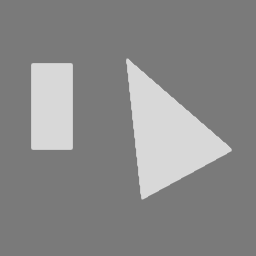
#> input picture uebung5/corner-test.tif, 256 x 256 px
$ jupyter execute 'notebook5 (2).ipynb'
#> lines starting #> are read from the running program, lines starting #| are printed output that depends on the picture; after the words box and inside, x2 and y2 are one past the last pixel; in counts of white or black regions, pixels touching at a corner belong together
# Aufgabe 5 - Hough-Transformation

**Aufgabe 1:** Lesen Sie die Kapitel 7, 8 und 9 aus dem Buch "Digitale Bildverarbeitung".

## Aufgabe 2: Implementierung der linearen Hough-Transformation

Die Hough-Transformation nutzt die **Hesse'sche Normalform (HNF)**:

$$d = x \cdot \cos(\theta) + y \cdot \sin(\theta)$$

Dabei gilt:
- $(x, y)$: Bildkoordinaten relativ zum Bildmittelpunkt
- $\theta \in [0, \pi)$: Winkel der Geraden-Normalen
- $d \in [-d_{max}, +d_{max}]$: senkrechter Abstand der Geraden vom Ursprung

Jeder Kantenpunkt erzeugt eine Sinuskurve im $(\theta, d)$-Parameterraum. Schnittpunkte dieser Kurven entsprechen gemeinsamen Geraden.

[cell 1]
from skimage import io, filters, feature
import matplotlib.pyplot as plt
import numpy as np

[cell 2]
def linearHT(im_edge, angle_steps, radius_steps):
    """
    Hough-Transformation fuer Geraden (HNF).

    Parameter:
        im_edge      -- Binaerbild (bool), Kantenbild
        angle_steps  -- Anzahl Winkelschritte im Akkumulator (int)
        radius_steps -- Anzahl Radiusschritte im Akkumulator (int)

    Rueckgabe:
        hough_array  -- Akkumulatorbild (int), Shape: (angle_steps, radius_steps)
    """
    height, width = im_edge.shape

    # Bildmittelpunkt als Ursprung (analog zur Java-Vorlage)
    x_ctr = width // 2
    y_ctr = height // 2

    n_ang = angle_steps
    n_rad = radius_steps

    d_ang = np.pi / n_ang                          # Winkelschrittweite
    r_max = np.sqrt(x_ctr**2 + y_ctr**2)           # max. moeglicher Radius
    d_rad = (2 * r_max) / n_rad                    # Radiusschrittweite

    hough_array = np.zeros((n_ang, n_rad), dtype=int)

    # Vorberechnung der cos/sin-Werte fuer alle Winkelschritte
    thetas = np.arange(n_ang) * d_ang
    cos_t = np.cos(thetas)
    sin_t = np.sin(thetas)

    # Alle Kantenpixel ermitteln
    ys, xs = np.where(im_edge)

    # Koordinaten relativ zum Bildmittelpunkt
    x_rel = xs - x_ctr
    y_rel = ys - y_ctr

    # Fuer jeden Kantenpunkt alle Winkel durchlaufen (vektorisiert)
    for a in range(n_ang):
        # d = x*cos(theta) + y*sin(theta), diskretisiert
        r = np.round(
            (x_rel * cos_t[a] + y_rel * sin_t[a]) / d_rad
        ).astype(int) + n_rad // 2

        # Nur gueltige Indizes beruecksichtigen
        valid = (r >= 0) & (r < n_rad)
        np.add.at(hough_array[a], r[valid], 1)

    return hough_array

[cell 3]
# Testbild laden und Kantendetektion mit Canny
#img_raw = io.imread("noisy-lines.tif")
img_raw = io.imread("corner-test.tif", as_gray=True)
#> img_raw is the input picture: shape (256, 256); min 122, max 216, mean 137.2

# Graustufen falls noetig
if img_raw.ndim == 3:
    gray = np.mean(img_raw[:, :, :3], axis=2)
else:
    gray = img_raw.astype(float)

# Canny-Kantendetektion liefert ein bool-Binaerbild
edges = feature.canny(gray / gray.max(), sigma=1.5)
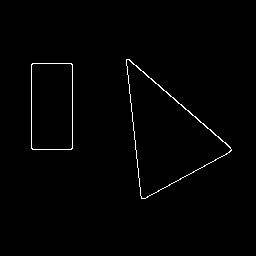
#> edges: shape (256, 256) bool; 1% white in thin lines or dots, all inside (x1, y1, x2, y2) = (31, 59, 232, 199)

plt.figure(figsize=(12, 5))
plt.subplot(1, 2, 1)
plt.title("Originalbild")
plt.imshow(gray, cmap='gray')
plt.axis('off')

plt.subplot(1, 2, 2)
plt.title("Kantenbild (Canny)")
plt.imshow(edges, cmap='gray')
plt.axis('off')

plt.tight_layout()
plt.show()
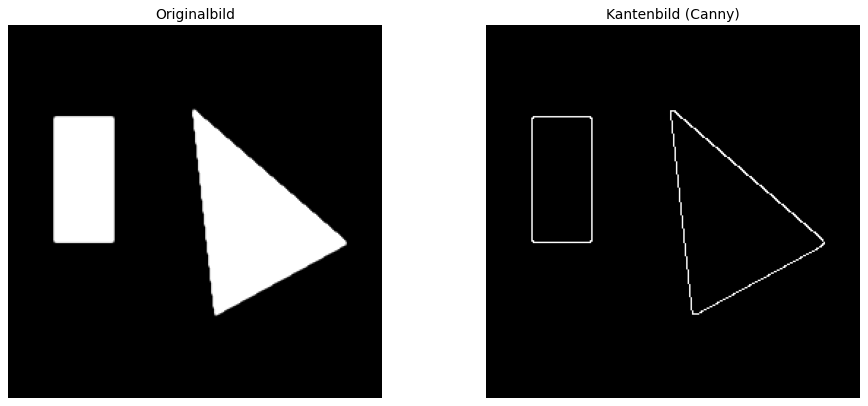
#> figure drawn by matplotlib, 2 panels
print(f"Kantenpixel: {edges.sum()}")
#| Kantenpixel: 675

[cell 4]
# Hough-Transformation berechnen
H = linearHT(edges, angle_steps=180, radius_steps=200)
#> in linearHT, `ys, xs = np.where(im_edge)`: ys = 675 values from 59 to 198; xs = 675 values, max 231 at index 525, min 31 at index 56, mean 122.9
#> in linearHT, `x_rel = xs - x_ctr`: x_rel = 675 values, max 103 at index 525, min -97 at index 56, mean -5.15
#> in linearHT, `y_rel = ys - y_ctr`: y_rel = 675 values from -69 to 70
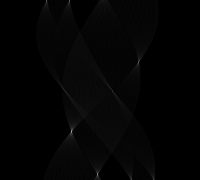
#> H: shape (180, 200) int64; min 0, max 179, mean 3.4

plt.figure(figsize=(8, 6))
plt.title("Hough-Akkumulator (theta vs. d)")
plt.imshow(H.T, cmap='hot', aspect='auto',
           extent=[0, 180, -1, 1],   # nur zur visuellen Skalierung
           origin='lower')
plt.xlabel("Winkel θ [Schritte]")
plt.ylabel("Radius d [Schritte]")
plt.colorbar(label="Anzahl Stimmen")
plt.tight_layout()
plt.show()
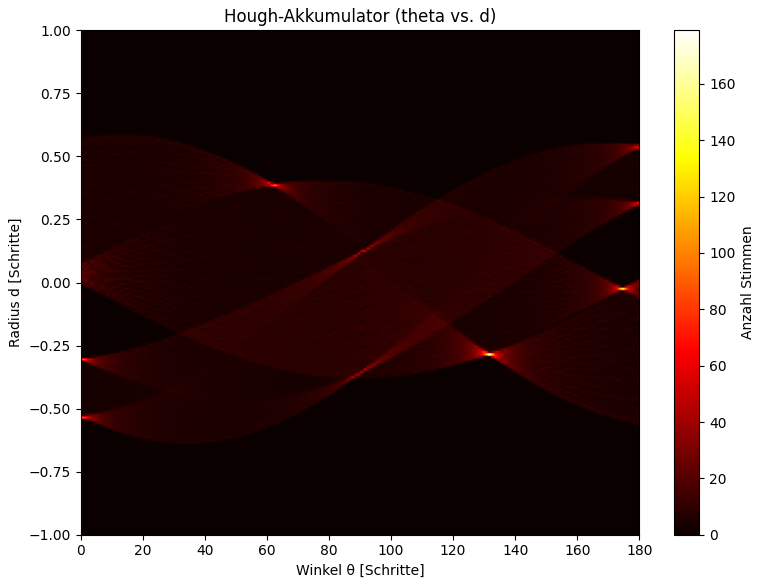
#> figure drawn by matplotlib, 2 panels

print(f"Maximaler Akkumulatorwert: {H.max()}")
#| Maximaler Akkumulatorwert: 179

## Aufgabe 3: Schwellwertoperation

Um dominante Geraden zu extrahieren, wird ein Schwellwert auf den Hough-Akkumulator angewendet. Sinnvolle Schwellwerte liegen bei **50–80 % des Maximums**, da:
- Kurze oder schwach ausgeprägte Kanten wenige Stimmen erhalten
- Lange durchgängige Geraden viele Stimmen akkumulieren
- Ein zu niedriger Schwellwert führt zu vielen Falsch-Positiven

[cell 5]
def threshold_hough(hough_array, threshold_ratio=0.5):
    """
    Schwellwertoperation auf dem Hough-Akkumulator.
    threshold_ratio: Anteil des Maximalwerts (z.B. 0.5 = 50%)
    Gibt ein bool-Array zurueck.
    """
    threshold = hough_array.max() * threshold_ratio
    return hough_array >= threshold


# Verschiedene Schwellwerte vergleichen
fig, axes = plt.subplots(1, 3, figsize=(15, 5))

for ax, ratio in zip(axes, [0.3, 0.5, 0.7]):
    mask = threshold_hough(H, ratio)
    ax.imshow(mask.T, cmap='gray', aspect='auto', origin='lower')
    ax.set_title(f"Schwellwert: {int(ratio*100)}% des Max ({int(H.max()*ratio)})")
    ax.set_xlabel("Winkel θ [Schritte]")
    ax.set_ylabel("Radius d [Schritte]")
    detected = mask.sum()
    ax.set_xlabel(f"θ-Schritte  |  {detected} Punkte ueber Schwellwert")
#> this loop made 3 passes
#> (threshold in threshold_hough, detected) on passes 1 to 3: (53.7, 24), (89.5, 7), (125.3, 2)
#> pass 1, `mask = threshold_hough(H, ratio)`:
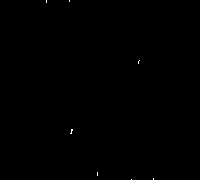
#> mask: shape (180, 200) bool; 0.07% white in thin lines or dots, all inside (x1, y1, x2, y2) = (46, 0, 154, 180)

plt.tight_layout()
plt.show()
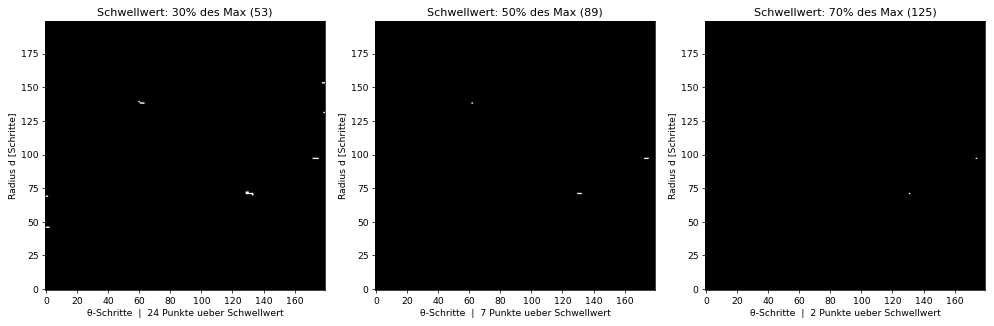
#> figure drawn by matplotlib, 3 panels

[cell 6]
# Detektierte Geraden ins Originalbild einzeichnen
def draw_lines(image, hough_array, threshold_ratio, angle_steps, radius_steps):
    """
    Zeichnet detektierte Hough-Geraden in ein RGB-Bild ein.
    """
#> called with threshold_ratio = 0.6, angle_steps = 180, radius_steps = 200
    height, width = image.shape
#> height = 256; width = 256
    x_ctr, y_ctr = width // 2, height // 2
#> x_ctr = 128; y_ctr = 128
    r_max = np.sqrt(x_ctr**2 + y_ctr**2)
#> r_max = 181
    d_ang = np.pi / angle_steps
    d_rad = (2 * r_max) / radius_steps
#> d_rad = 1.81

    # RGB-Ausgabebild
    out = np.stack([image / image.max()] * 3, axis=-1)
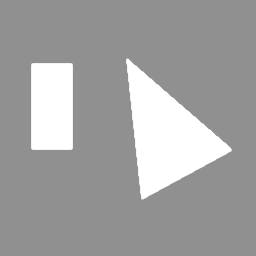
#> out: shape (256, 256, 3) float64; min 0.565, max 1, mean 0.635

    threshold = hough_array.max() * threshold_ratio
#> threshold = 107.4
    peaks = np.argwhere(hough_array >= threshold)
#> peaks = [[130, 71], [131, 71], [132, 71], [173, 97], [174, 97]]

    for (a_idx, r_idx) in peaks:
        theta = a_idx * d_ang
        d = (r_idx - radius_steps // 2) * d_rad
        cos_t, sin_t = np.cos(theta), np.sin(theta)

        # Gerade durch alle Spalten zeichnen (bei fast-senkrechten Geraden: durch Zeilen)
        if abs(sin_t) > 0.01:
            for u in range(width):
                x = u - x_ctr
                y_float = (d - x * cos_t) / sin_t
                v = int(round(y_float + y_ctr))
                if 0 <= v < height:
                    out[v, u] = [1.0, 0.0, 0.0]   # rot
        else:
            for v in range(height):
                y = v - y_ctr
                x_float = (d - y * sin_t) / cos_t
                u = int(round(x_float + x_ctr))
                if 0 <= u < width:
                    out[v, u] = [1.0, 0.0, 0.0]   # rot
#> this loop made 5 passes
#> (a_idx, r_idx, theta, d, cos_t, sin_t) on passes 1 to 5: (130, 71, 2.27, -52.5, -0.643, 0.766), (131, 71, 2.29, -52.5, -0.656, 0.755), (132, 71, 2.3, -52.5, -0.669, 0.743), (173, 97, 3.02, -5.43, -0.993, 0.122), (174, 97, 3.04, -5.43, -0.995, 0.105)
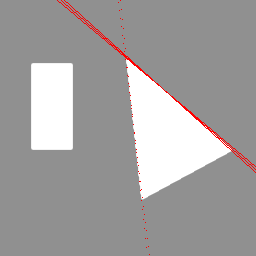
#> out: shape (256, 256, 3) float64; 0.88% of pixels changed, all inside (x1, y1, x2, y2) = (57, 0, 256, 255); drawn as R, G, B
    return out


result = draw_lines(gray, H, threshold_ratio=0.6, angle_steps=180, radius_steps=200)

plt.figure(figsize=(12, 5))
plt.subplot(1, 2, 1)
plt.title("Kantenbild")
plt.imshow(edges, cmap='gray')
plt.axis('off')

plt.subplot(1, 2, 2)
plt.title("Detektierte Geraden (rot) im Originalbild")
plt.imshow(result)
plt.axis('off')

plt.tight_layout()
plt.show()

## Aufgabe 4: Fragen zur Schwellwertoperation

### a) Wie können die Kanten im ursprünglichen Bild mit der Schwellwertoperation ermittelt werden?

Jede Zelle im Hough-Akkumulator, die den Schwellwert überschreitet, entspricht einem $(\theta, d)$-Parameterpaar – also einer konkreten Gerade in der HNF. Diese Gerade kann aus den Parametern zurückgerechnet und ins Originalbild eingezeichnet werden (siehe `draw_lines` oben). Damit lassen sich die dominierenden geradlinigen Kanten direkt im Bild lokalisieren.

Der Schwellwert kontrolliert die Selektivität: ein hoher Schwellwert liefert nur sehr lange, klar ausgeprägte Kanten (viele Kantenpixel auf einer Linie), ein niedriger Schwellwert auch kürzere oder verrauschte Linien.

---

### b) Welches sind die dominierendsten (längsten) Kanten?

Die Zellen mit den **höchsten Akkumulatorwerten** entsprechen den längsten Kanten, da mehr Kantenpixel auf dieselbe Gerade abstimmen. Die dominanten Kanten findet man als globale Maxima im Hough-Array:

[cell 7]
# Top-5 dominierendste Geraden
n_ang, n_rad = H.shape
#> n_ang = 180; n_rad = 200
r_max = np.sqrt((gray.shape[1]//2)**2 + (gray.shape[0]//2)**2)
#> r_max = 181
d_ang = np.pi / n_ang
#> d_ang = 0.0175
d_rad = (2 * r_max) / n_rad
#> d_rad = 1.81

flat_idx = np.argsort(H.ravel())[::-1][:5]
#> flat_idx = [26271, 34897, 26471, 26071, 34697]
a_idx, r_idx = np.unravel_index(flat_idx, H.shape)
#> a_idx = [131, 174, 132, 130, 173]; r_idx = [71, 97, 71, 71, 97]

print("Top-5 Geraden (Akkumulatorwert / theta / d):")
for rank, (a, r) in enumerate(zip(a_idx, r_idx), 1):
    theta_deg = np.degrees(a * d_ang)
    d_val = (r - n_rad // 2) * d_rad
    print(f"  #{rank}: Stimmen={H[a,r]:4d}, theta={theta_deg:.1f}°, d={d_val:.1f} px")
#> this loop made 5 passes
#> (a, r, theta_deg, d_val) on passes 1 to 5: (131, 71, 131, -52.5), (174, 97, 174, -5.43), (132, 71, 132, -52.5), (130, 71, 130, -52.5), (173, 97, 173, -5.43)
#|   #1: Stimmen= 179, theta=131.0°, d=-52.5 px
#|   #2: Stimmen= 141, theta=174.0°, d=-5.4 px
#|   #3: Stimmen= 120, theta=132.0°, d=-52.5 px
#|   #4: Stimmen= 117, theta=130.0°, d=-52.5 px
#|   #5: Stimmen= 108, theta=173.0°, d=-5.4 px
